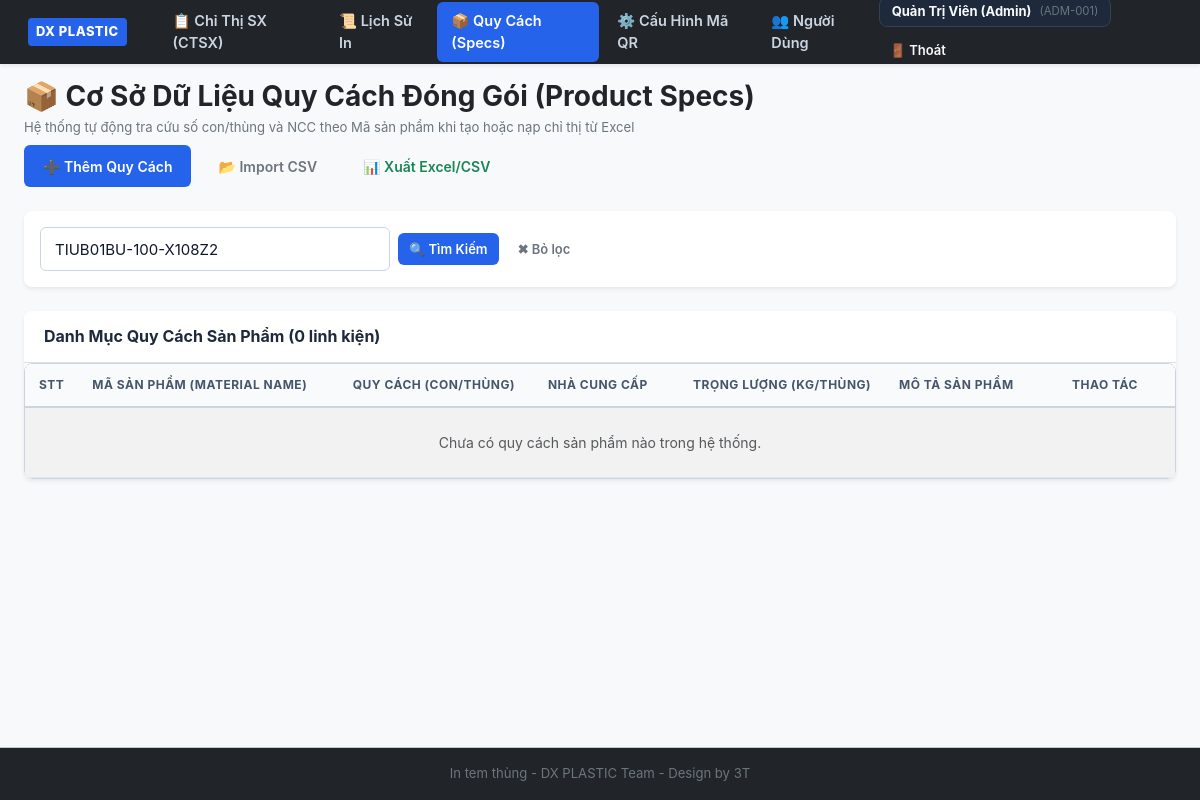
/specs.php?k=TIUB01BU-100-X108Z2 (signed in), run on an earlier commit of the app's database.
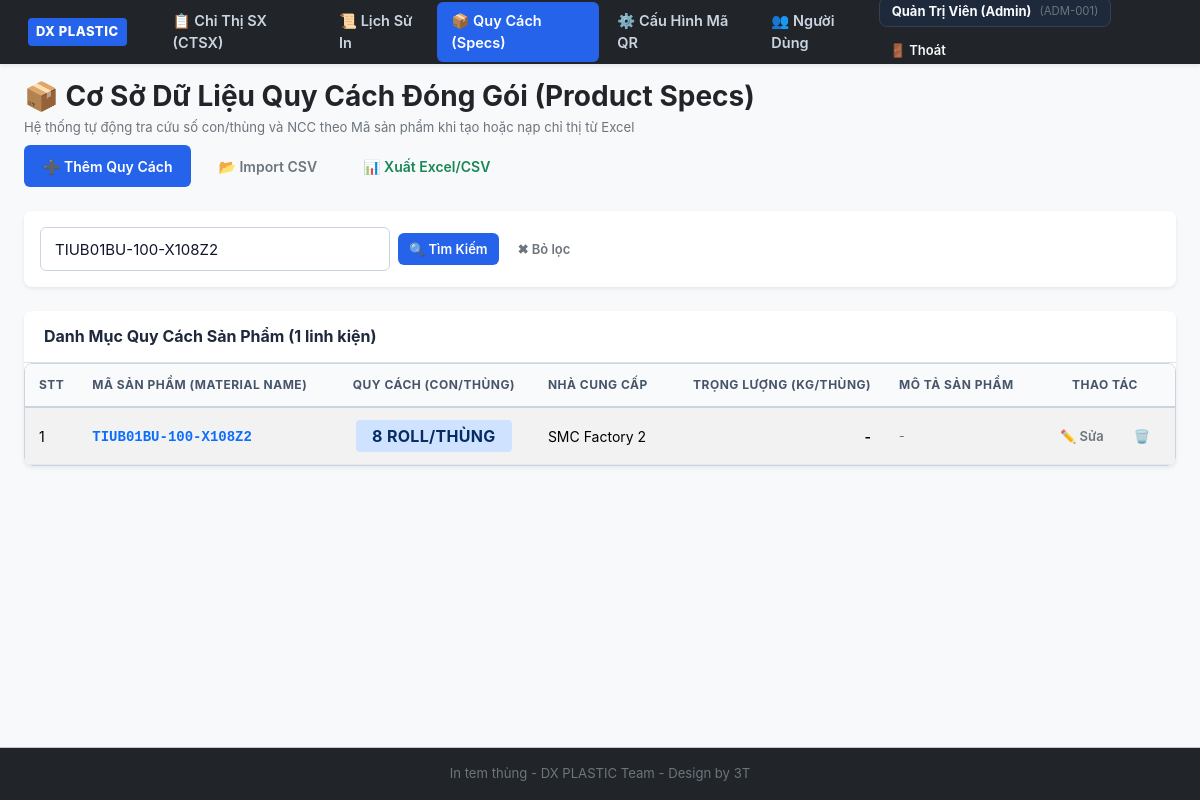
And on a later commit of the database.
### tables this page shows
CREATE TABLE `product_specs` (
  `id` int(11) NOT NULL,
  `product_code` varchar(100) NOT NULL COMMENT 'Mã sản phẩm (Material Name)',
  `pack_qty` int(11) NOT NULL DEFAULT 1 COMMENT 'Quy cách đóng gói (số con / thùng)',
  `supplier` varchar(100) DEFAULT '' COMMENT 'Nhà cung cấp liên kết',
  `weight_per_box` decimal(8,3) DEFAULT 0.000 COMMENT 'Trọng lượng thùng (Kg)',
  `unit` varchar(20) DEFAULT 'pcs' COMMENT 'Đơn vị tính',
  `description` varchar(255) DEFAULT '' COMMENT 'Mô tả chi tiết linh kiện / sản phẩm',
  `created_at` datetime DEFAULT current_timestamp(),
  `updated_at` datetime DEFAULT current_timestamp() ON UPDATE current_timestamp()
);

### includes/auth.php (called while the page is built, shortened)
<?php
function isLoggedIn() {
    return isset($_SESSION['user_id']) && !empty($_SESSION['user_id']);
}
function getCurrentUser() {
    return [
        'id'            => $_SESSION['user_id'] ?? 0,
        'username'      => $_SESSION['username'] ?? '',
        'full_name'     => $_SESSION['full_name'] ?? '',
        'employee_code' => $_SESSION['employee_code'] ?? '',
        'role'          => $_SESSION['role'] ?? 'viewer',
    ];
}
function hasRole($roles) {
    $currentRole = $_SESSION['role'] ?? 'viewer';
    if (is_array($roles)) {
        return in_array($currentRole, $roles);
    }
    return $currentRole === $roles;
}
function isAdmin() {
    return hasRole('admin');
}
function canManageDirectives() {
    return hasRole(['admin', 'editor']);
}

### specs.php (the view, shortened to what this page needs)
<?php
require_once __DIR__ . '/includes/header.php';
$pdo = getDbConnection();
$searchKeyword = trim($_GET['k'] ?? '');
$sql = "SELECT * FROM `product_specs` WHERE 1=1";
$params = [];
if (!empty($searchKeyword)) {
    $sql .= " AND (`product_code` LIKE ? OR `supplier` LIKE ? OR `description` LIKE ?)";
    $kParam = "%{$searchKeyword}%";
    $params = [$kParam, $kParam, $kParam];
}
$sql .= " ORDER BY `product_code` ASC";
$stmt = $pdo->prepare($sql);
$stmt->execute($params);
$specsList = $stmt->fetchAll();
?>
<div class="d-flex justify-content-between align-items-center mb-4 flex-wrap gap-2">
    <div>
        <h1 class="h3 fw-bold text-dark mb-1">📦 Cơ Sở Dữ Liệu Quy Cách Đóng Gói (Product Specs)</h1>
        <p class="text-secondary small mb-0">Hệ thống tự động tra cứu số con/thùng và NCC theo Mã sản phẩm khi tạo hoặc nạp chỉ thị từ Excel</p>
    </div>
    <div class="d-flex gap-2 flex-wrap">
        <button type="button" class="btn btn-primary" onclick="openSpecModal()">
            ➕ Thêm Quy Cách
        </button>
        <button type="button" class="btn btn-outline-secondary" onclick="openImportSpecModal()">
            📂 Import CSV
        </button>
        <a href="export.php?type=specs&k=<?= urlencode($searchKeyword) ?>" class="btn btn-outline-success">
            📊 Xuất Excel/CSV
        </a>
    </div>
</div>
<div class="card border-0 shadow-sm rounded-3 mb-4">
    <div class="card-body p-3">
        <form method="GET" action="specs.php" class="d-flex gap-2 flex-wrap align-items-center">
            <input type="text" name="k" class="form-control form-control-sm" style="max-width: 350px;"
                   placeholder="Tìm kiếm mã sản phẩm, nhà cung cấp..." value="<?= htmlspecialchars($searchKeyword) ?>">
            <button type="submit" class="btn btn-sm btn-primary">🔍 Tìm Kiếm</button>
            <?php if (!empty($searchKeyword)): ?>
                <a href="specs.php" class="btn btn-sm btn-outline-secondary">✖ Bỏ lọc</a>
            <?php endif; ?>
        </form>
    </div>
</div>
<div class="card border-0 shadow-sm rounded-3">
    <div class="card-header bg-white py-3 border-bottom d-flex justify-content-between align-items-center">
        <h5 class="card-title mb-0 fw-bold">Danh Mục Quy Cách Sản Phẩm (<?= count($specsList) ?> linh kiện)</h5>
    </div>
    <div class="card-body p-0">
        <div class="table-responsive">
            <table class="table table-hover table-striped align-middle mb-0">
                <thead class="table-light">
                    <tr>
                        <th style="width: 50px;">STT</th>
                        <th>Mã Sản Phẩm (Material Name)</th>
                        <th style="text-align: center;">Quy Cách (con/thùng)</th>
                        <th>Nhà Cung Cấp</th>
                        <th style="text-align: right;">Trọng Lượng (Kg/thùng)</th>
                        <th>Mô Tả Sản Phẩm</th>
                        <th style="text-align: center; width: 140px;">Thao Tác</th>
                    </tr>
                </thead>
                <tbody>
                    <?php if (empty($specsList)): ?>
                        <tr>
                            <td colspan="7" class="text-center py-4 text-muted">
                                Chưa có quy cách sản phẩm nào trong hệ thống.
                            </td>
                        </tr>
                    <?php else: ?>
                        <?php foreach ($specsList as $i => $s): ?>
                        <tr>
                            <td><?= $i + 1 ?></td>
                            <td>
                                <strong class="text-primary font-monospace"><?= htmlspecialchars($s['product_code']) ?></strong>
                            </td>
                            <td style="text-align: center;">
                                <span class="badge bg-primary-subtle text-primary-emphasis px-3 py-2 fs-6">
                                    <?= (int)$s['pack_qty'] ?> <?= htmlspecialchars($s['unit']) ?>/thùng
                                </span>
                            </td>
                            <td><?= htmlspecialchars($s['supplier'] ?: '-') ?></td>
                            <td style="text-align: right; font-weight: 600;">
                                <?= $s['weight_per_box'] > 0 ? number_format($s['weight_per_box'], 3) . ' Kg' : '-' ?>
                            </td>
                            <td class="small text-secondary"><?= htmlspecialchars($s['description'] ?: '-') ?></td>
                            <td style="text-align: center;">
                                <button type="button" class="btn btn-sm btn-outline-secondary me-1"
                                        onclick='editSpec(<?= htmlspecialchars(json_encode($s), ENT_QUOTES, "UTF-8") ?>)' title="Chỉnh sửa">
                                    ✏️ Sửa
                                </button>
                                <?php if (isAdmin()): ?>
                                    <a href="specs.php?delete_id=<?= $s['id'] ?>" class="btn btn-sm btn-outline-danger"
                                       onclick="return confirm('Xác nhận xóa quy cách mã <?= htmlspecialchars($s['product_code']) ?>?');" title="Xóa">
                                        🗑️
                                    </a>
                                <?php endif; ?>
                            </td>
                        </tr>
                        <?php endforeach; ?>
                    <?php endif; ?>
                </tbody>
            </table>
        </div>
    </div>
</div>
<?php require_once __DIR__ . '/includes/footer.php'; ?>

### includes/header.php (shortened to what this page needs)
<?php
require_once __DIR__ . '/auth.php';
$currentUser = getCurrentUser();
$currentPage = basename($_SERVER['PHP_SELF']);
?>
<!DOCTYPE html>
<html lang="vi">
<head>
    <link rel="stylesheet" href="assets/css/bootstrap.min.css">
    <link rel="stylesheet" href="assets/css/factory.css">
</head>
<body class="d-flex flex-column min-vh-100 bg-light">
<nav class="navbar navbar-expand-lg navbar-dark bg-dark py-2 px-3 shadow-sm sticky-top app-header-bar">
    <div class="container-fluid">
        <a class="navbar-brand d-flex align-items-center gap-2" href="orders.php">
            <span class="navbar-brand-badge">DX PLASTIC</span>
        </a>
        <div class="collapse navbar-collapse" id="mainNavbar">
            <ul class="navbar-nav me-auto mb-2 mb-lg-0 ms-lg-3 gap-1">
                <li class="nav-item">
                    <a class="nav-link nav-link-custom <?= ($currentPage === 'orders.php') ? 'active' : '' ?>" href="orders.php">
                        <span>📋 Chỉ Thị SX (CTSX)</span>
                    </a>
                </li>
                <li class="nav-item">
                    <a class="nav-link nav-link-custom <?= ($currentPage === 'history.php') ? 'active' : '' ?>" href="history.php">
                        <span>📜 Lịch Sử In</span>
                    </a>
                </li>
                <?php if (canManageDirectives() || isAdmin()): ?>
                <li class="nav-item">
                    <a class="nav-link nav-link-custom <?= ($currentPage === 'specs.php') ? 'active' : '' ?>" href="specs.php">
                        <span>📦 Quy Cách (Specs)</span>
                    </a>
                </li>
                <?php endif; ?>
                <?php if (isAdmin()): ?>
                <li class="nav-item">
                    <a class="nav-link nav-link-custom <?= ($currentPage === 'settings.php') ? 'active' : '' ?>" href="settings.php">
                        <span>⚙️ Cấu Hình Mã QR</span>
                    </a>
                </li>
                <li class="nav-item">
                    <a class="nav-link nav-link-custom <?= ($currentPage === 'users.php') ? 'active' : '' ?>" href="users.php">
                        <span>👥 Người Dùng</span>
                    </a>
                </li>
                <?php endif; ?>
            </ul>
            <div class="d-flex align-items-center gap-2 flex-wrap">
                <div class="user-pill d-flex align-items-center gap-2">
                    <span class="fw-bold"><?= htmlspecialchars($currentUser['full_name']) ?></span>
                    <span class="text-secondary small">(<?= htmlspecialchars($currentUser['employee_code']) ?>)</span>
                </div>
                <a href="logout.php" class="btn btn-outline-secondary btn-sm text-light" title="Đăng xuất" onclick="return confirm('Bạn có chắc chắn muốn đăng xuất?')">
                    🚪 Thoát
                </a>
            </div>
        </div>
    </div>
</nav>
<main class="flex-grow-1 container-fluid py-3 px-3 px-lg-4">

### includes/footer.php (shortened to what this page needs)
</main>
<footer class="bg-dark text-secondary py-3 px-3 mt-auto text-center border-top border-secondary-subtle small no-print">
    <div class="container-fluid">
        <span>In tem thùng - DX PLASTIC Team - Design by 3T</span>
    </div>
</footer>
</body>
</html>

### assets/css/factory.css (style rules this page uses)
:root { --primary: #1e40af; --primary-hover: #1d4ed8; --primary-light: #dbeafe; --secondary: #475569; --success: #15803d; --success-light: #dcfce7; --warning: #b45309; --warning-light: #fef3c7; --danger: #b91c1c; --danger-light: #fee2e2; --dark: #0f172a; --surface: #ffffff; --background: #f1f5f9; --border: #cbd5e1; --text-main: #0f172a; --text-muted: #64748b; --radius: 8px; --shadow: 0 4px 6px -1px rgba(0, 0, 0, 0.1), 0 2px 4px -2px rgba(0, 0, 0, 0.1); --shadow-lg: 0 10px 15px -3px rgba(0, 0, 0, 0.1), 0 4px 6px -4px rgba(0, 0, 0, 0.1); }
* { box-sizing: border-box; margin: 0; padding: 0; }
body { font-family: -apple-system, BlinkMacSystemFont, "Segoe UI", Roboto, "Helvetica Neue", Arial, sans-serif; background-color: var(--background); color: var(--text-main); line-height: 1.5; font-size: 15px; min-height: 100vh; display: flex; flex-direction: column; }
.navbar { background-color: #0f172a; color: #ffffff; padding: 0 24px; height: 64px; display: flex; align-items: center; justify-content: space-between; box-shadow: 0 2px 8px rgba(0, 0, 0, 0.15); position: sticky; top: 0; z-index: 100; }
.nav-link { display: flex; align-items: center; gap: 6px; padding: 8px 14px; color: #cbd5e1; text-decoration: none; font-weight: 500; border-radius: 6px; transition: all 0.15s ease; }
.nav-link.active { color: #ffffff; background-color: #2563eb; }
.card { background: var(--surface); border-radius: var(--radius); border: 1px solid var(--border); box-shadow: var(--shadow); margin-bottom: 24px; overflow: hidden; }
.card-header { padding: 16px 20px; background-color: #f8fafc; border-bottom: 1px solid var(--border); display: flex; align-items: center; justify-content: space-between; }
.card-title { font-size: 16px; font-weight: 700; color: #1e293b; display: flex; align-items: center; gap: 8px; }
.card-body { padding: 20px; }
.form-control { width: 100%; height: 44px; padding: 8px 14px; font-size: 15px; border: 1.5px solid var(--border); border-radius: 6px; background-color: #ffffff; color: var(--text-main); transition: all 0.15s ease; }
.btn { display: inline-flex; align-items: center; justify-content: center; gap: 8px; height: 42px; padding: 0 18px; font-size: 14px; font-weight: 600; border-radius: 6px; border: 1px solid transparent; cursor: pointer; text-decoration: none; transition: all 0.15s ease; white-space: nowrap; }
.btn-sm { height: 32px; padding: 0 10px; font-size: 13px; }
.btn-primary { background-color: #2563eb; color: #ffffff; }
.table-responsive { width: 100%; overflow-x: auto; border: 1px solid var(--border); border-radius: var(--radius); }
.table { width: 100%; border-collapse: collapse; background: #ffffff; font-size: 14px; text-align: left; }
.table th { background-color: #f8fafc; color: #475569; font-weight: 700; text-transform: uppercase; font-size: 12px; letter-spacing: 0.5px; padding: 12px 14px; border-bottom: 2px solid var(--border); white-space: nowrap; }
.table td { padding: 12px 14px; border-bottom: 1px solid #e2e8f0; vertical-align: middle; }
.table-striped tbody tr:nth-of-type(odd) { background-color: #fdfdfd; }
.badge { display: inline-flex; align-items: center; gap: 4px; padding: 4px 8px; border-radius: 4px; font-size: 12px; font-weight: 700; letter-spacing: 0.3px; text-transform: uppercase; }

### includes/header.php (style rules this page uses)
.navbar-brand-badge { background-color: #2563eb; color: #ffffff; font-size: 13px; font-weight: 800; padding: 4px 8px; border-radius: 4px; letter-spacing: 0.5px; }
.nav-link-custom { color: #cbd5e1 !important; font-weight: 600; font-size: 14.5px; padding: 8px 14px !important; border-radius: 6px; transition: all 0.15s ease; display: inline-flex; align-items: center; gap: 6px; }
.nav-link-custom.active { color: #ffffff !important; background-color: #2563eb !important; }
.user-pill { background: #1e293b; border: 1px solid #334155; border-radius: 8px; padding: 4px 12px; color: #f8fafc; font-size: 13px; }

What changed in the data, as far as the page shows it:
now on this page (row edited): product_specs: product_code "TIUB01BU-100-X108Z2", pack_qty "8", unit "ROLL", supplier "SMC Factory 2", description "-"
Also different on the page:
count($specsList): "0" → "1"
text no longer shown: "Chưa có quy cách sản phẩm nào trong hệ thống."
